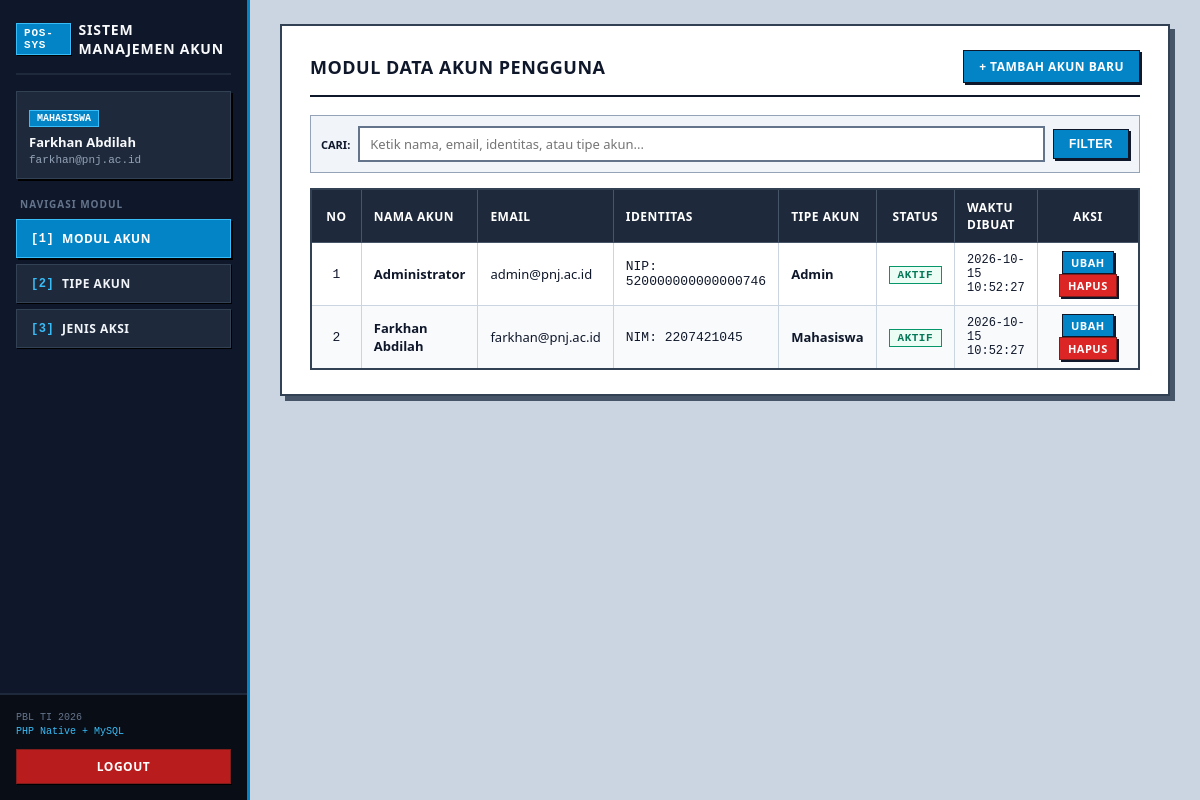
Page /akun/index.php (signed in) on the committed database.
### tables this page shows
CREATE TABLE IF NOT EXISTS accounts (
    id CHAR(36) PRIMARY KEY,
    name VARCHAR(128) NOT NULL,
    email VARCHAR(128) NOT NULL,
    password TEXT NOT NULL,
    account_type_id CHAR(36) NOT NULL UNIQUE,
    status VARCHAR(128) NOT NULL DEFAULT 'Aktif',
    identification_number VARCHAR(128) NOT NULL,
    identification_type ENUM('NIM', 'NIP') NOT NULL,
    created_at DATETIME NOT NULL,
    updated_at DATETIME NOT NULL,
    deleted_at DATETIME NULL,
    FOREIGN KEY (account_type_id) REFERENCES account_type(id)
);

CREATE TABLE IF NOT EXISTS account_type (
    id CHAR(36) PRIMARY KEY,
    name VARCHAR(128) NOT NULL,
    description TEXT,
    created_at DATETIME NOT NULL,
    updated_at DATETIME NOT NULL,
    deleted_at DATETIME NULL
);

### akun/index.php (the view, shortened to what this page needs)
<?php
require_once "../koneksi.php";
require_once "../header.php";
$cari = isset($_GET['cari']) ? mysqli_real_escape_string($koneksi, trim($_GET['cari'])) : '';
$sql = "SELECT accounts.*, account_type.name AS nama_tipe
        FROM accounts
        LEFT JOIN account_type ON accounts.account_type_id = account_type.id
        WHERE accounts.deleted_at IS NULL";
$sql .= " ORDER BY accounts.created_at DESC";
$result = mysqli_query($koneksi, $sql);
?>
<div class="container">
    <div class="page-header">
        <h2>MODUL DATA AKUN PENGGUNA</h2>
        <a href="tambah.php" class="btn">+ Tambah Akun Baru</a>
    </div>
    <form method="GET" action="index.php" class="search-bar">
        <strong style="font-size: 11px; text-transform: uppercase;">Cari:</strong>
        <input type="text" name="cari" placeholder="Ketik nama, email, identitas, atau tipe akun..." value="<?= htmlspecialchars($cari); ?>">
        <button type="submit" class="btn">Filter</button>
    </form>
    <table>
        <thead>
            <tr>
                <th style="width: 40px; text-align: center;">No</th>
                <th>Nama Akun</th>
                <th>Email</th>
                <th>Identitas</th>
                <th>Tipe Akun</th>
                <th style="text-align: center;">Status</th>
                <th>Waktu Dibuat</th>
                <th style="width: 140px; text-align: center;">Aksi</th>
            </tr>
        </thead>
        <tbody>
            <?php
            $no = 1;
            if ($result && mysqli_num_rows($result) > 0):
                while ($row = mysqli_fetch_assoc($result)):
            ?>
                <tr>
                    <td style="text-align: center; font-family: Consolas, monospace;"><?= $no++; ?></td>
                    <td><strong><?= htmlspecialchars($row['name']); ?></strong></td>
                    <td><?= htmlspecialchars($row['email']); ?></td>
                    <td style="font-family: Consolas, monospace;"><?= htmlspecialchars($row['identification_type']); ?>: <?= htmlspecialchars($row['identification_number']); ?></td>
                    <td><strong><?= htmlspecialchars($row['nama_tipe'] ?? '-'); ?></strong></td>
                    <td style="text-align: center;">
                        <span class="badge <?= $row['status'] == 'Aktif' ? 'badge-aktif' : 'badge-nonaktif'; ?>">
                            <?= htmlspecialchars($row['status']); ?>
                        </span>
                    </td>
                    <td style="font-family: Consolas, monospace; font-size: 12px;"><?= htmlspecialchars($row['created_at']); ?></td>
                    <td style="text-align: center;">
                        <a href="edit.php?id=<?= urlencode($row['id']); ?>" class="btn" style="padding: 3px 8px; font-size: 11px;">Ubah</a>
                        <a href="hapus.php?id=<?= urlencode($row['id']); ?>" class="btn btn-danger" style="padding: 3px 8px; font-size: 11px;" onclick="return confirm('Hapus akun ini dari sistem?');">Hapus</a>
                    </td>
                </tr>
            <?php
                endwhile;
            else:
            ?>
                <tr>
                    <td colspan="8" style="text-align: center; color: #64748b; padding: 20px;">[ TIDAK ADA DATA AKUN DITEMUKAN ]</td>
                </tr>
            <?php endif; ?>
        </tbody>
    </table>
</div>
</body>
</html>

### header.php (shortened to what this page needs)
<?php
$user_role = $_SESSION['tipe'] ?? 'User';
$current_page = $_SERVER['PHP_SELF'] ?? '';
$is_akun_active = (strpos($current_page, '/akun/') !== false);
$is_tipe_active = (strpos($current_page, '/tipe_akun/') !== false);
$is_aksi_active = (strpos($current_page, '/aksi/') !== false);
?>
<!DOCTYPE html>
<html>
<head>
</head>
<body>
<aside class="sidebar">
    <div class="sidebar-top">
        <div class="sidebar-brand">
            <span>POS-SYS</span> SISTEM MANAJEMEN AKUN
        </div>
        <div class="user-panel">
            <span class="user-role-badge">
                <?= htmlspecialchars(strtoupper($user_role)); ?>
            </span>
            <div class="user-name"><?= htmlspecialchars($_SESSION['nama'] ?? 'Pengguna'); ?></div>
            <div class="user-email"><?= htmlspecialchars($_SESSION['email'] ?? ''); ?></div>
        </div>
        <div class="nav-menu-title">NAVIGASI MODUL</div>
        <div class="nav-links">
            <a href="../akun/index.php" class="<?= $is_akun_active ? 'active' : ''; ?>">
                <span>[1]</span> Modul Akun
            </a>
            <a href="../tipe_akun/index.php" class="<?= $is_tipe_active ? 'active' : ''; ?>">
                <span>[2]</span> Tipe Akun
            </a>
            <a href="../aksi/index.php" class="<?= $is_aksi_active ? 'active' : ''; ?>">
                <span>[3]</span> Jenis Aksi
            </a>
        </div>
    </div>
    <div class="sidebar-bottom">
        <div style="font-size: 10px; color: #64748b; font-family: Consolas, monospace; margin-bottom: 10px; line-height: 1.4;">
            PBL TI 2026<br>
            <span style="color: #38bdf8;">PHP Native + MySQL</span>
        </div>
        <a href="../logout.php" class="btn-logout">Logout</a>
    </div>
</aside>

### rows in the picture
accounts: name "Administrator", email "admin@pnj.ac.id", identification_type "NIP", identification_number "520000000000000746", account_type.name "Admin", status "AKTIF", created_at "2026-10-15 10:52:27"
accounts: name "Farkhan Abdilah", email "farkhan@pnj.ac.id", identification_type "NIM", identification_number "2207421045", account_type.name "Mahasiswa", status "AKTIF", created_at "2026-10-15 10:52:27"

### other values in the picture
$user_role "MAHASISWA"
$_SESSION['nama'] "Farkhan Abdilah"
$_SESSION['email'] "farkhan@pnj.ac.id"
